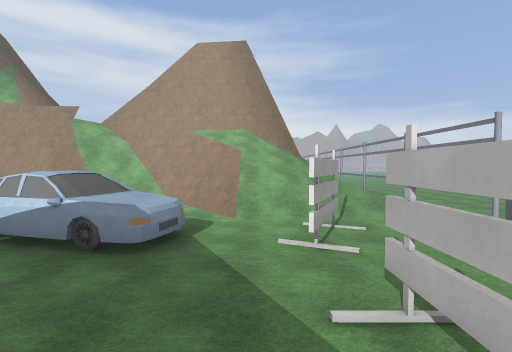
view 1 (above)

12 first-person views from a walk through a level from a Godot 3-D game. The camera is 1.4 m above the floor, tilts 2° down and sees 85° across. The floor is counted in squares, 2 m on a side. Each view is taken from the middle of a square. On the plan, view 1 faces up. The plan holds only what a view shows up to about 9 squares ahead; the rest is blank. The place goes on beyond the plan. Some surface patterns are stand-ins.

view 2
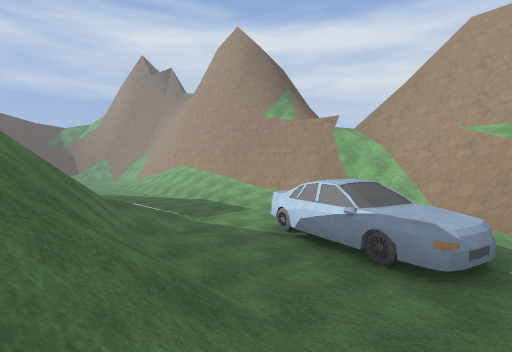

view 3
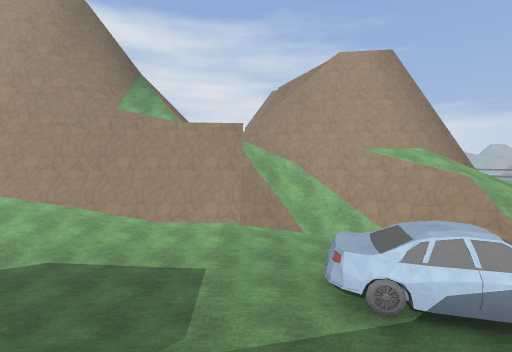

view 4
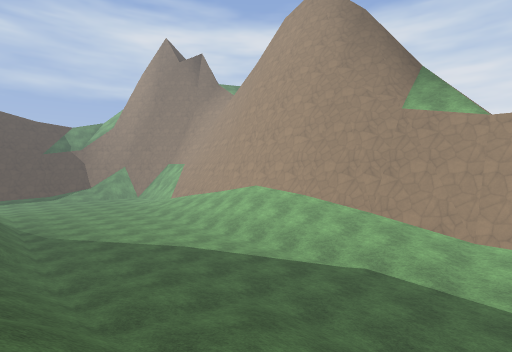

view 5
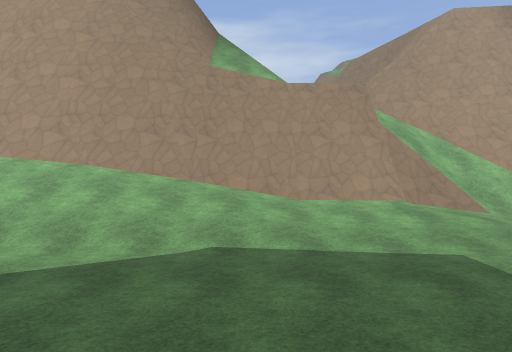

view 6
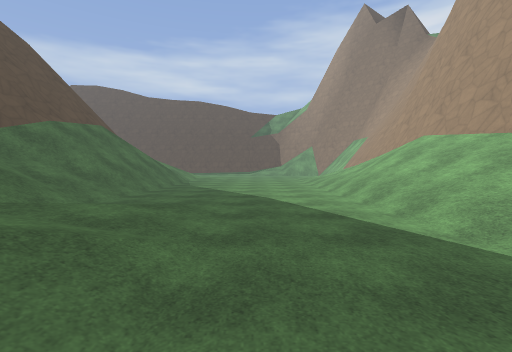

view 7
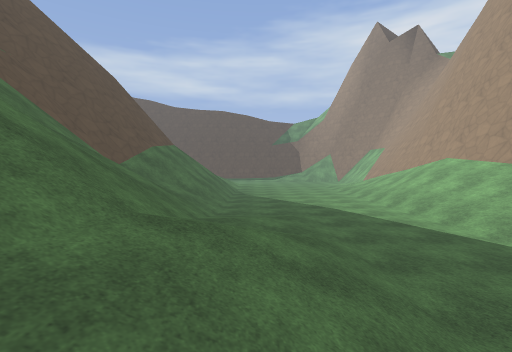

view 8
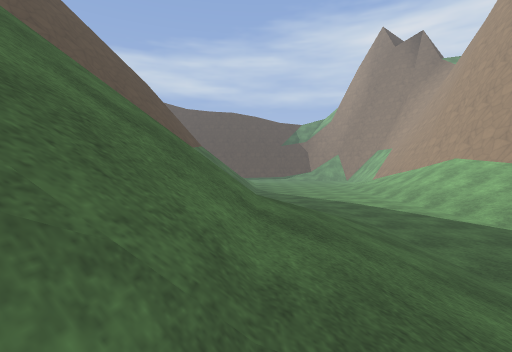

view 9
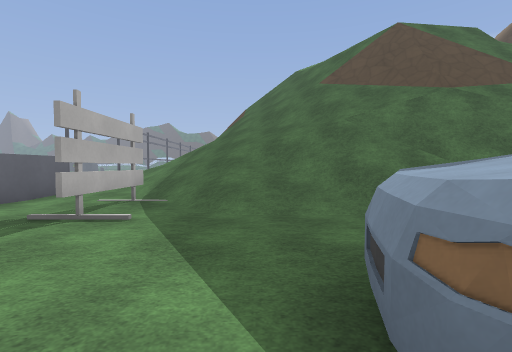

view 10
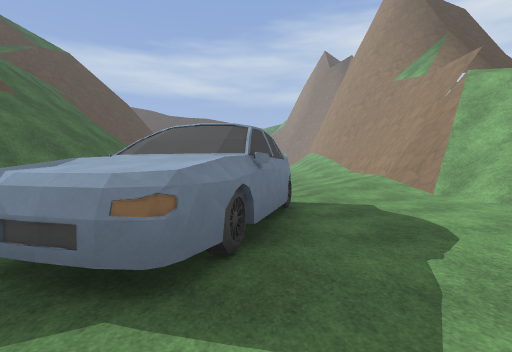

view 11
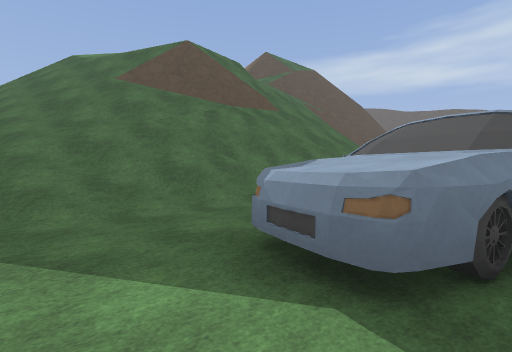

view 12
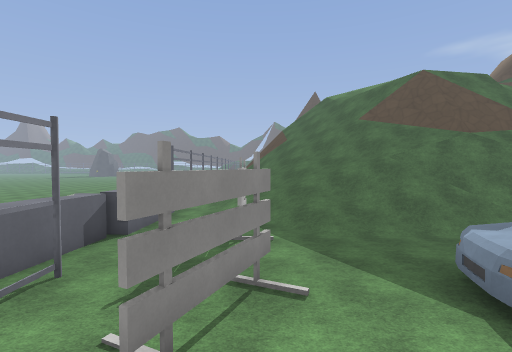

### Floor plan
Key: @ floor where view 1 was taken; # wall or solid block; x gap in a wall; . main floor; : floor 0.5 m higher than the main floor; + floor 0.75 m higher than the main floor; / step, stairs or slope; = window, fence, low wall or low ledge; ^ raised ledge; v drop or lower ground; W wheel.
Columns run from 19 left of view 1 to 7 right of it. Each row starts with its distance up from view 1.
 12         #vvx//####
 11         #vv##//##/
 10 #############///##///
  9 /////////+++:::::#v////  ..
  8 /////////:::::....=///// ..
  7 ..............W...////.#
  6 ..............####..#/.
  5 ..............###^..=...#
  4 ......./////.....^......#
  3 .....:://////...........#
  2 //../////////////...#..##
  1 ////////////////////#..#
  0 ///// /////////////@/..#
 -1 #####/// ///###///////.#
 -2   ###v/   ///v##//////
 -3 vv##=v     ///vv#/////
 -4   vv#=          ////
 -5   vvv#           //

Where each view was taken, in squares from view 1:
view 1: 0 up, 0 right, facing up
view 2: 0 up, 1 left, facing up-left
view 3: 1 up, 7 left, facing up
view 4: 1 up, 9 left, facing up-left
view 5: 3 up, 11 left, facing up
view 6: 5 up, 10 left, facing left
view 7: 3 up, 8 left, facing left
view 8: 2 up, 7 left, facing left
view 9: 6 up, 1 left, facing down
view 10: 6 up, 0 right, facing left
view 11: 6 up, 0 right, facing down-left
view 12: 8 up, 1 right, facing down
